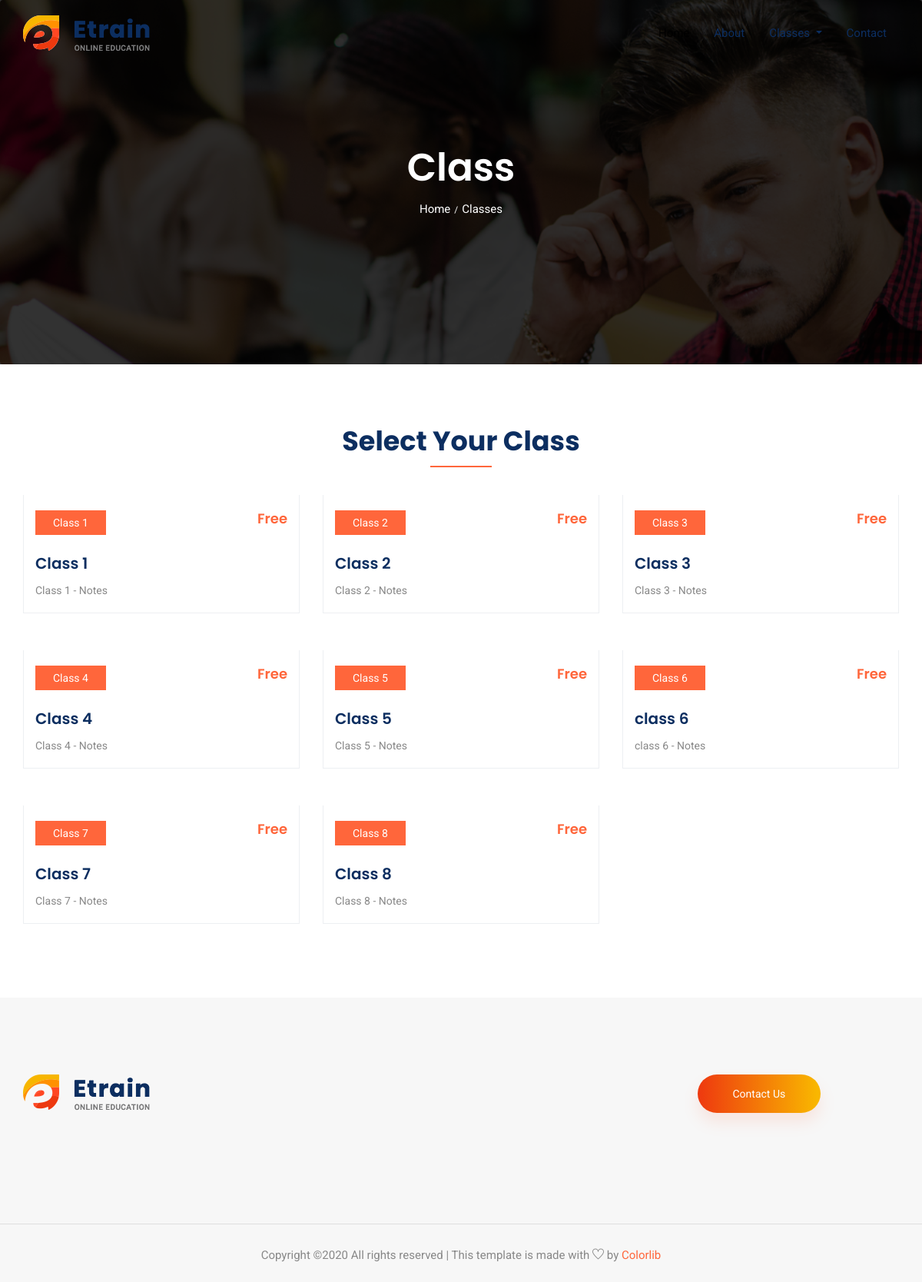
The page /classes/ on the database as committed earlier.
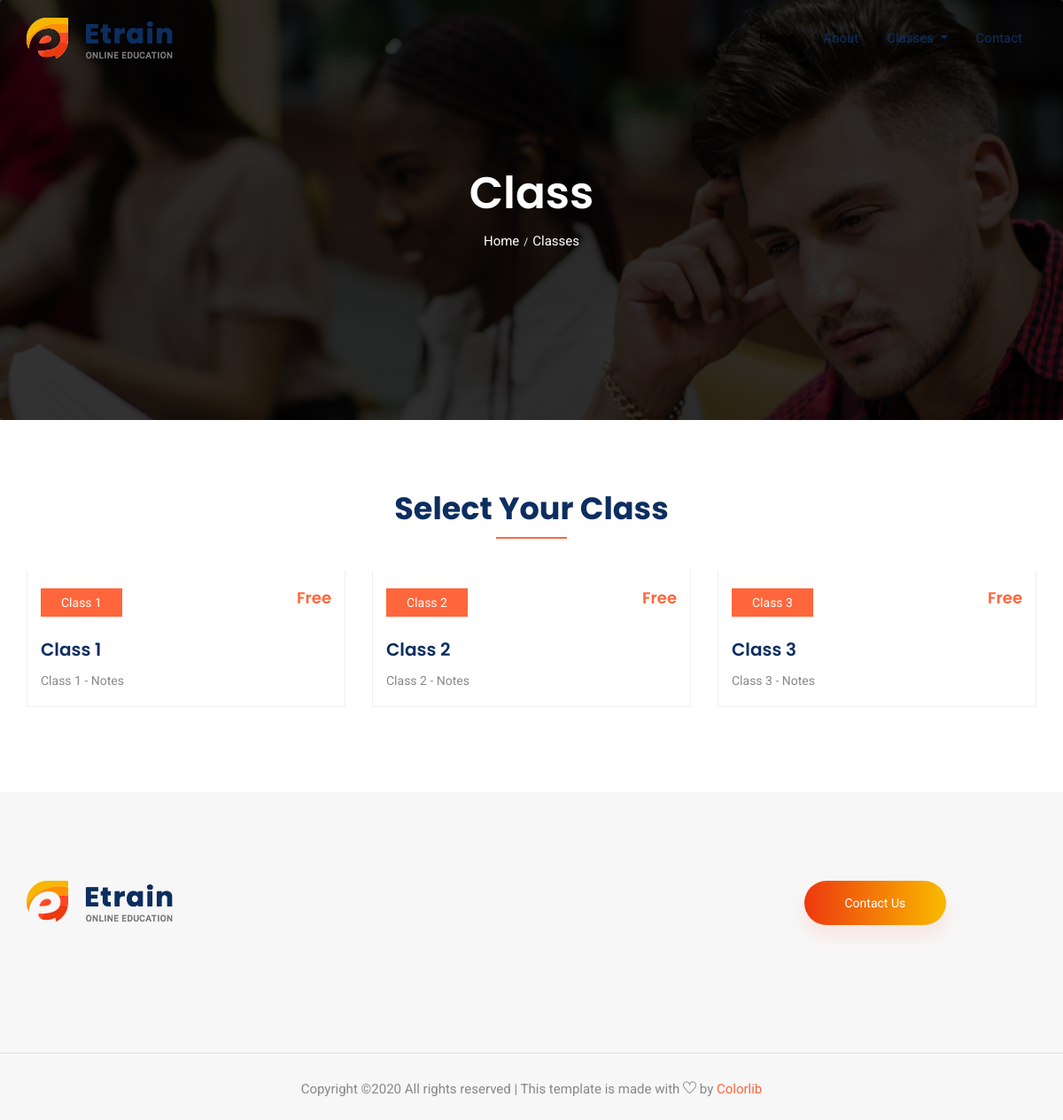
The same page on the database as committed later.
### standard/models.py (models this page shows, shortened)
class Standard(models.Model):
    name = models.CharField(max_length=100)
    slug = models.SlugField(unique=True)
    description = models.CharField(max_length=250, blank=True, null=True)
    created_at = models.DateTimeField(auto_now_add=True)
    updated_at = models.DateTimeField(auto_now=True)
    def get_absolute_url(self):
        return reverse("standard:book-list", kwargs={"slug": self.slug})

### standard/views.py (the view)
# urls.py: path('classes/', StandardList.as_view(), name='classes'),
class StandardList(ListView):
    model = Standard
    template_name = 'standard/classes.html'

### standard/context_processors.py (called while the page is built)
def standard_list(request):
    standard_list = Standard.objects.all()
    kwargs = {
        'standard_list':standard_list
    }
    return kwargs

### templates/standard/classes.html (shortened to what this page needs)
{% extends "base.html" %}
{% block content %}
    <section class="breadcrumb breadcrumb_bg">
        <div class="container">
            <div class="row">
                <div class="col-lg-12">
                    <div class="breadcrumb_iner text-center">
                        <div class="breadcrumb_iner_item">
                            <h2>Class</h2>
                            <p>Home<span>/</span>Classes</p>
                        </div>
                    </div>
                </div>
            </div>
        </div>
    </section>
    <section class="special_cource padding_top">
        <div class="container">
            <div class="row justify-content-center">
                <div class="col-xl-5">
                    <div class="section_tittle text-center">
                        <h2>Select Your Class</h2>
                    </div>
                </div>
            </div>
            <div class="row mb-5 ">
                {% for object in object_list %}
                <div class="col-sm-6 col-lg-4 mb-5">
                    <div class="single_special_cource">
                        <div class="special_cource_text">
                            <a href="{{object.get_absolute_url}}" class="btn_4">{{object.name}}</a>
                            <h4>Free</h4>
                            <a href="{{object.get_absolute_url}}">
                                <h3>{{object.name}}</h3>
                            </a>
                            {% if object.description %}
                            <p>{{object.description}}</p>
                            {% else %}
                            <p>{{object.name}} - Notes</p>
                            {% endif %}
                        </div>
                    </div>
                </div>
                {% endfor %}
                </div>
        </div>
    </section>
{% endblock content %}

### templates/base.html (shortened to what this page needs)
<!doctype html>
<html lang="en">
{% load static %}
<head>
    <link rel="stylesheet" href="{% static "css/bootstrap.min.css" %}">
    <link rel="stylesheet" href="{% static "css/animate.css" %}">
    <link rel="stylesheet" href="{% static "css/owl.carousel.min.css" %}">
    <link rel="stylesheet" href="{% static "css/themify-icons.css" %}">
    <link rel="stylesheet" href="{% static "css/flaticon.css" %}">
    <link rel="stylesheet" href="{% static "css/magnific-popup.css" %}">
    <link rel="stylesheet" href="{% static "css/slick.css" %}">
    <link rel="stylesheet" href="{% static "css/style.css" %}">
</head>
<body>
    {% include "header.html" %}
    {% block content %}
    {% endblock content %}
    {% include "footer.html" %}
</body>
</html>

### templates/header.html (shortened to what this page needs)
  {% load static %}
  <header class="main_menu home_menu">
    <div class="container">
        <div class="row align-items-center">
            <div class="col-lg-12">
                <nav class="navbar navbar-expand-lg navbar-light">
                    <a class="navbar-brand" href="{% url 'standard:home' %}"> <img src="{% static "img/logo.png" %}" alt="logo"> </a>
                    <div class="collapse navbar-collapse main-menu-item justify-content-end"
                        id="navbarSupportedContent">
                        <ul class="navbar-nav align-items-center">
                            <li class="nav-item active">
                                <a class="nav-link" href="/">Home</a>
                            </li>
                            <li class="nav-item">
                                <a class="nav-link" href="{% url 'standard:about-page' %}">About</a>
                            </li>
                            <li class="nav-item dropdown">
                                <a class="nav-link dropdown-toggle" href="" id="navbarDropdown" role="button" data-toggle="dropdown" aria-haspopup="true" aria-expanded="false">
                                    Classes
                                </a>
                            </li>
                            <li class="nav-item">
                                <a class="nav-link" href="{% url 'standard:contact-page' %}">Contact</a>
                            </li>
                        </ul>
                    </div>
                </nav>
            </div>
        </div>
    </div>
</header>

### templates/footer.html
{% load static %}
    <footer class="footer-area">
        <div class="container">
            <div class="row justify-content-between">
                <div class="col-sm-6 col-md-4 col-xl-3">
                    <div class="single-footer-widget footer_1">
                        <a href=""> <img src="{% static "img/logo.png" %}" alt=""> </a>
                    </div>
                </div>
                <div class="col-sm-6 col-md-4 col-xl-4">
                </div>
                <div class="col-xl-3 col-sm-6 col-md-4">
                    <a class="btn_1" href="{% url 'standard:contact-page' %}">Contact Us</a>
                </div>
            </div>
        </div>
        <div class="container-fluid">
            <div class="row">
                <div class="col-lg-12">
                    <div class="copyright_part_text text-center">
                        <div class="row">
                            <div class="col-lg-12">
                                <p class="footer-text m-0">
Copyright &copy;<script>document.write(new Date().getFullYear());</script> All rights reserved | This template is made with <i class="ti-heart" aria-hidden="true"></i> by <a href="https://colorlib.com" target="_blank">Colorlib</a>
</p>
                            </div>
                        </div>
                    </div>
                </div>
            </div>
        </div>
    </footer>

Rows that differ between the two databases and show on the page:
removed Standard: name "Class 4"
removed Standard: name "Class 5"
removed Standard: name "Class 6", name "class 6"
removed Standard: name "Class 7"
removed Standard: name "Class 8"
